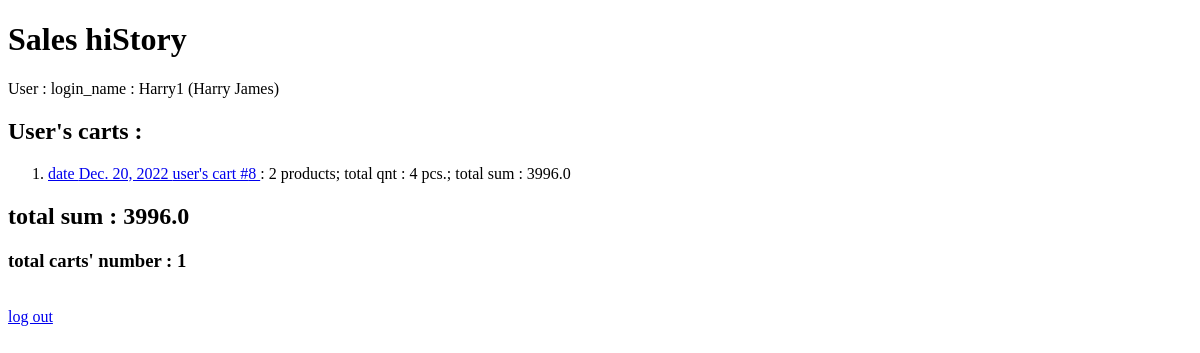
The app's page /carts/8/gc_userhistory (signed in) with its own data.
### users/models.py (models this page shows)
class Profile_user(models.Model):
	user = models.OneToOneField(User, on_delete = models.CASCADE)
	f_name = models.CharField(max_length = 64)
	l_name = models.CharField(max_length = 64)
	email = models.EmailField(blank = True)
	phone = models.CharField(max_length = 32, blank = True)
	age = models.IntegerField(default = 0, blank = True)
	sex = models.CharField(max_length = 7, blank = True)
	birthday = models.DateField(default = date.today)
	def __str__(self):
		return f' login_name : {self.user.username} ({self.f_name} {self.l_name})'

### carts/models.py (models this page shows, shortened)
class GlobalCart(models.Model):
	sales_list = models.ForeignKey(SaleList, on_delete = models.CASCADE, related_name = 'slist_by')
	gp_product = models.ForeignKey(GlobalPrice, on_delete = models.CASCADE, related_name = 'gp_by')
	qnt = models.PositiveSmallIntegerField()

### products/models.py (models this page shows, shortened)
class SaleList(models.Model):
	buyer = models.ForeignKey(Profile_user, on_delete = models.CASCADE, related_name = 'buyer')
	date_y = models.DateField(default = datetime.now, blank = True)

### carts/views.py (the view)
# urls.py: path('<int:user_id>/gc_userhistory', views.gc_userhistory, name = 'gc_userhistory'),
@user_logged_in
def gc_userhistory(request, user_id):
	user_profile = Profile_user.objects.get(pk = user_id)
	s_lists = user_profile.buyer.all()
	gc_usersum, gc_usersales = (0, [])
	for s_list in s_lists:
		gc_products = s_list.slist_by.all()
		gc_qnt, gc_sum, gc_usercart = (0, 0, [])
		for gc_product in gc_products:
			gc_usercart.append(gc_product)
			gc_qnt += gc_product.qnt
			gc_sum += gc_product.qnt * gc_product.gp_product.price
		gc_usersum += gc_sum
		gc_sale = [gc_usercart, gc_qnt, gc_sum, len(gc_usercart), (s_list.id, s_list.date_y)]
		gc_usersales.append(gc_sale)
	return render(request, 'carts/gc_userhistory.html', {
		'user_carts' : gc_usersales,
		'user_sum' : gc_usersum,
		'user_sales' : len(gc_usersales),
		'user' : user_profile,
		})

### products/checkers.py (called while the page is built)
def user_logged_in(f):
	@wraps(f)
	def wrapper(request, *args, **kwargs):
		print('decorator user_logged_in is at work')
		try:
			if request.session['user_in']:
				return f(request, *args, **kwargs)
			else:
				return HttpResponse('you are not logged in as buyer, to change this just create user_profile')
		except KeyError:
			return HttpResponse('You are not even logged in!')
	return wrapper

### carts/templates/carts/gc_userhistory.html (shortened to what this page needs)
{% extends 'carts/layout.html' %}
{% block body %}
	<h1>Sales hiStory</h1>
	<p>User : {{user}}</p>
	<h2>User's carts :</h2>
	<ol>
		{% for cart in user_carts %}
		<li>
			<a href="{% url 'carts:index_fromhistory' cart.4.0 %}">
			date {{cart.4.1}} user's cart #{{cart.4.0}}
			</a>
			 : {{cart.3}} products; total qnt : {{cart.1}} pcs.; total sum : {{cart.2}}
		</li>
		{% empty %}
			<p>there are no carts of this user!</p>
		{% endfor %}
	</ol>
	<h2>total sum : {{user_sum}}</h2>
	<h3>total carts' number  : {{user_sales}}</h3>
	<a href="{% url 'users:logout' %}"> log out</a>
{% endblock %}

### records on screen
Profile_user: user+f_name+l_name "login_name : Harry1 (Harry James)"
GlobalCart: date_y "Dec. 20, 2022", sales_list "8", qnt "2", gp_product "4", cart "3996.0"

### other values on screen
{{ user_sum }} "3996.0"
{{ user_sales }} "1"
